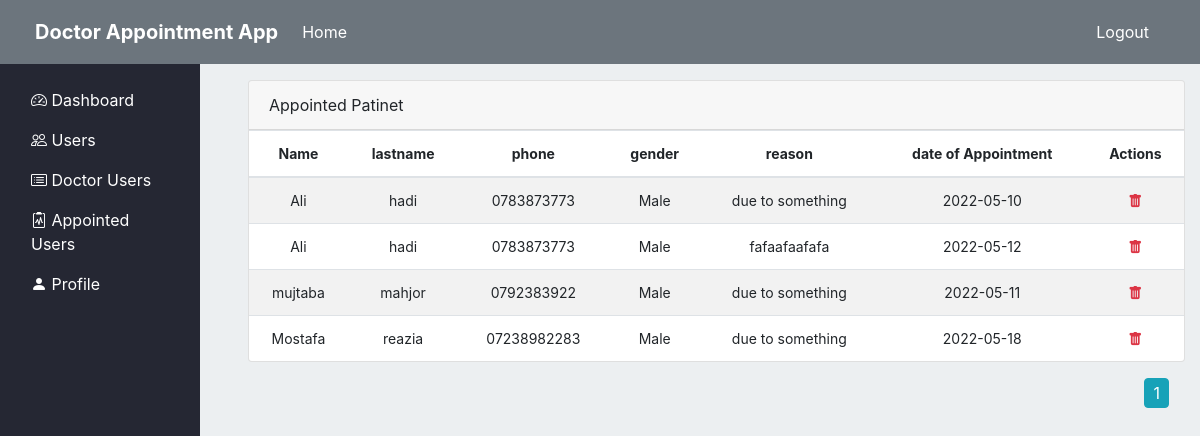
/admin/appointed/patient/list (signed in), run on an earlier commit of the app's database.
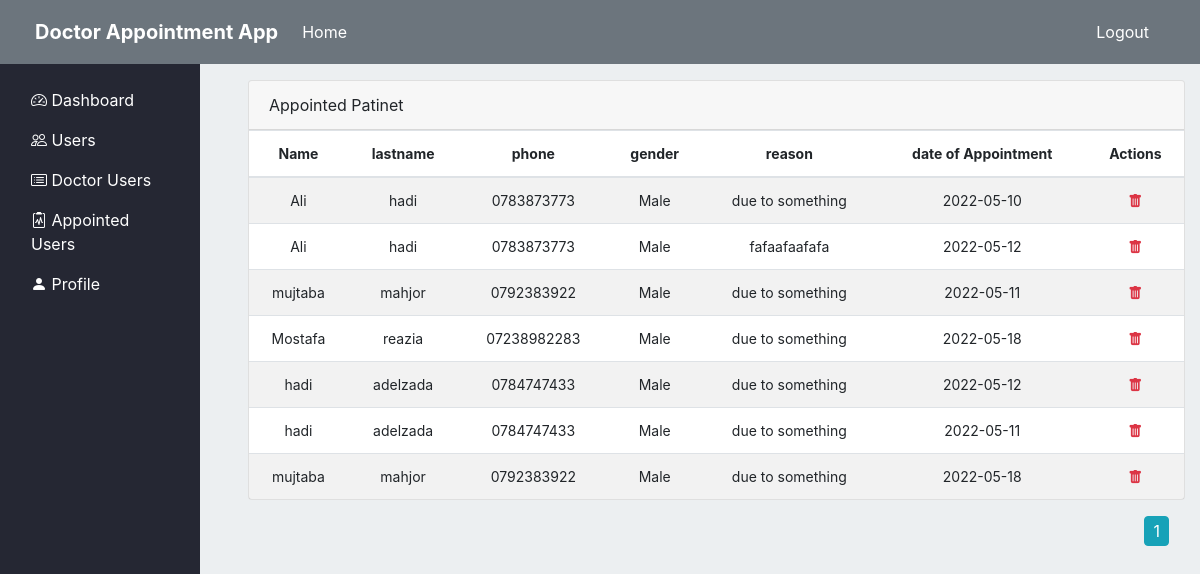
And on a later commit of the database.
### appointment/models.py (models this page shows, shortened)
class Appointment(db.Model):
    __tablename__='Appointment'
    id = db.Column(db.Integer, primary_key=True)
    patient_id = db.Column(db.Integer, db.ForeignKey('user.id'))
    schedule_id = db.Column(db.Integer, db.ForeignKey('Schedule.id'))
    reason = db.Column(db.String(200))
    appointment_date = db.Column(db.Date(), default = datetime.now().date())

class User(db.Model, UserMixin):
    id = db.Column(db.Integer, primary_key=True)
    username = db.Column(db.String(30), nullable=False, unique=True)
    name = db.Column(db.String(30), nullable=False)
    lastname = db.Column(db.String(30), nullable=False)
    email = db.Column(db.String(40), unique=True, nullable=False)
    address = db.Column(db.Text , nullable=False)
    phone = db.Column(db.String(20), unique=True, nullable=False)
    date_of_birth = db.Column(db.Date(), default = datetime.now().date())
    role = db.Column(db.Integer, nullable=False, default=3)
    gender = db.Column(db.Boolean, default=True, nullable=False)
    password = db.Column(db.String(60), nullable=False)
    doctorinfo = db.relationship('DoctorInfo', backref='User', cascade="all, delete", uselist=False, lazy=True)
    schedule = db.relationship('Schedule', backref='User', lazy=True)
    appointment = db.relationship('Appointment', backref='User', lazy=True)

### appointment/routes.py (the view)
@app.route("/admin/appointed/patient/list", methods=['GET'])
@login_required
@admin_required
def appointed_patient_list():
    return all_appointed_patient_list()

### appointment/models.py (called while the page is built)
@login_manager.user_loader
def load_user(user_id):
    return User.query.get(int(user_id))

### appointment/privilege.py (called while the page is built)
def admin_required(f):
    @wraps(f)
    def wrap(*args, **kwargs):
        if current_user and current_user.role == 1:
            return f(*args, **kwargs)
        flash("Ooops login or your privilege is not satisfied", "info")
        return redirect(url_for('home'))
    return wrap

### appointment/view.py (called while the page is built)
def all_appointed_patient_list():
    page = request.args.get('page', 1, type=int)
    all_appointed_patient = db.session.query(User.name, User.lastname, User.phone, User.gender,
                         Appointment.reason, Appointment.id, Appointment.appointment_date)\
                         .join(Appointment, User.id == Appointment.patient_id).paginate(page=page, per_page=7)
    return render_template('adminPanel/appointment_list.html', patients=all_appointed_patient)

### appointment/templates/adminPanel/appointment_list.html
{% extends "index.html" %}
{% block section %}
<div class="row">
    <div class="col-md-12">
        <div class="main-card mb-3 card">
            <div class="card-header">Appointed Patinet </div>
            <div class="table-responsive">
                <table class="align-middle mb-0 table table-borderless table-striped table-hover">
                    <thead>
                        <tr  class="app-normal-font">
                            <th class="text-center">Name</th>
                            <th class="text-center">lastname</th>
                            <th class="text-center">phone</th>
                            <th class="text-center">gender</th>
                            <th class="text-center">reason</th>
                            <th class="text-center">date of Appointment</th>
                            <th class="text-center">Actions</th>
                        </tr>
                    </thead>
                    <tbody>
                        {% for patient in patients.items %}
                            <tr class="app-normal-font p-0">
                                <td class="text-center">
                                    <div class="widget-content p-0">
                                        {{patient.name}}
                                    </div>
                                </td>
                                <td class="text-center">{{patient.lastname}}</td>
                                <td class="text-center">
                                    {{patient.phone}}
                                </td>
                                <td class="text-center">
                                    {% if patient.gender == True %}
                                        Male
                                    {% else %}
                                        Female
                                    {% endif %}
                                </td>
                                <td class="text-center">
                                    {{ patient.reason }}
                                </td>
                                <td class="text-center">
                                    {{ patient.appointment_date }}
                                </td>
                                <td class="text-center">
                                    <a href="{{url_for('delete_appointment', id=patient.id)}}" class="text-danger" onclick="alert('Are your Sure to delete')">
                                        <i class="bi bi-trash-fill"></i>
                                    </a>
                                </td>
                            </tr>
                        {% endfor %}
                    </tbody>
                </table>
            </div>
        </div>
        <div class="float-right mr-3">
            {% for page_num in patients.iter_pages(left_edge=1, right_edge=1, left_current=1, right_current=2) %}
                {% if page_num  %}
                    {% if patients.page == page_num  %}
                        <a class="btn btn-info nb-4" style="padding:2px 8px;" href="{{ url_for('appointed_patient_list', page=page_num)}}">{{page_num}}</a>
                    {% else %}
                        <a class="btn btn-outline-info nb-4" style="padding:2px 8px;" href="{{ url_for('appointed_patient_list', page=page_num)}}">{{page_num}}</a>
                    {% endif %}
                {% else %}
                    ...
                {% endif %}
            {% endfor %}
        </div>
    </div>
</div>
{% endblock %}

### appointment/templates/index.html (shortened to what this page needs)
{% extends "layout/content_handler.html" %}
{% block sidebar %}
    <div class="row">
        <nav class="col-lg-12  h-full pt-3">
            <div class="sideba1r-sticky">
            <ul class="nav flex-column text-block ">
                <li class="nav-item">
                    <a class="nav-link active no-hover white" href="{{url_for('dashboard')}}">
                        <i class="bi bi-speedometer2"></i>
                        Dashboard
                    </a>
                </li>
                <li class="nav-item">
                    <a class="nav-link no-hover white" href="{{ url_for('users')}}">
                        <i class="bi bi-people"></i>
                        Users
                    </a>
                </li>
                <li class="nav-item">
                    <a class="nav-link no-hover white" href="{{url_for('doctorsSchedules')}}">
                        <i class="bi bi-card-list"></i>
                        Doctor Users
                    </a>
                </li>
                <li class="nav-item">
                    <a class="nav-link no-hover white" href="{{ url_for('appointed_patient_list') }}">
                        <i class="bi bi-clipboard2-pulse"></i>
                        Appointed Users
                    </a>
                </li>
                <li class="nav-item">
                    <a class="nav-link no-hover white" href="{{ url_for('admin_profile') }}">
                        <i class="bi bi-person-fill"></i>
                        Profile
                    </a>
                </li>
            </ul>
            </div>
        </nav>
    </div>
{% endblock %}

### appointment/templates/layout/content_handler.html
{% extends "layout/layout.html" %}
{% block header %}
    {% include 'layout/header.html' %}
{% endblock %}
{% block content %}
    <div class="container-fluid">
        <div class="row flex-xl-nowrap">
            <div class="col-md-3 col-xl-2 bd-sidebar sidebar-bg">
                {% block sidebar%}
                {% endblock %}
            </div>
            <div class="col-md-9 col-xl-10 py-md-3 pl-md-5">
                {% block section %}
                {% endblock %}
            </div>
        </div>
    </div>
{% endblock %}

### appointment/templates/layout/layout.html (shortened to what this page needs)
<!DOCTYPE html>
<html lang="en">
<head>
    <link rel="stylesheet" href="https://cdn.jsdelivr.net/npm/bootstrap@4.0.0/dist/css/bootstrap.min.css">
    <link rel="stylesheet" href="https://cdn.jsdelivr.net/npm/bootstrap-icons@1.8.1/font/bootstrap-icons.css">
    <link rel="stylesheet" type="text/css" href="{{ url_for('static', filename='style.css')}}">
</head>
<body class="body-bg">
    {% block header %}
    {% endblock %}
    <div class="col-lg-3" style="position: absolute; top: 80px; right: 0;  z-index: 1000">
    </div>
    {% block content %}
    {% endblock %}
</body>
</html>

### appointment/templates/layout/header.html
<header class="navbar navbar-expand bg-secondary flex-column flex-md-row bd-navbar" style="z-index: 999;">
    <ul class="navbar-nav mr-auto">
        <li class="nav-item d-flex align-items-center font-weight-bold title">
            <span clss="nav-link" href="#">Doctor Appointment App</span>
        </li>
        <li class="pl-3 nav-item">
            <a href="{{ url_for('home') }}" class="nav-link white">Home</a>
        </li>
    </ul>
    <ul class="navbar nav navbar-right p-0">
        <li class="nav-item"> <a href="{{ url_for('logout') }}" class="nav-link white">Logout</a></li>
    </ul>
</header>

### appointment/static/style.css (style rules this page uses)
.bd-sidebar { position: sticky; top: 4rem; z-index: 1000; height: calc(100vh - 4rem); }
.bd-navbar { position: sticky; top: 0; padding: 0 35px; z-index: 1071; min-height: 4rem; }
.title { color:white; font-size: 20px; }
.white { color: white; }
.h-full { height: calc(100vh - 4.8rem); }
.p-0 { padding: 0 !important; }
.body-bg { background-color: #eceff1; }
.sidebar-bg { background-color: #252733; }
.app-normal-font { font-size: 14px; }
ul { list-style-type: none; }

What changed in the data, as far as the page shows it:
added Appointment: name "hadi", lastname "adelzada", phone "0784747433", reason "due to something", appointment_date "2022-05-12"
added Appointment: name "hadi", lastname "adelzada", phone "0784747433", reason "due to something", appointment_date "2022-05-11"
added Appointment: name "mujtaba", lastname "mahjor", phone "0792383922", reason "due to something", appointment_date "2022-05-18"
